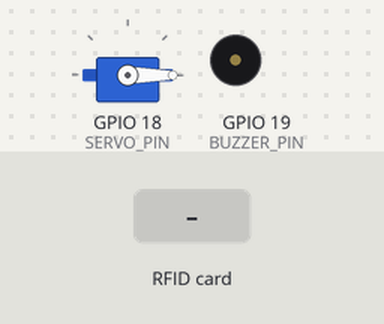
Recording of a sketch running on a simulated ESP32. Shown: servo, buzzer (waves = sounding). Inputs (shaded band) come from the test bench. WiFi joins after 1.5 s; servers stay silent unless stated; what the sketch prints to the serial monitor is not drawn.

Above: at 2.7 s.
2.8 s: RFID card 92 1A 56 CD held to the reader
At 2.98 s:
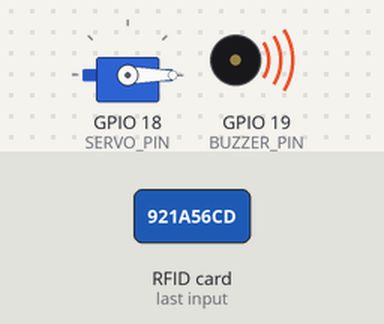
At 3.5 s:
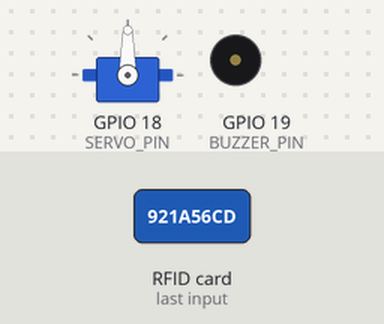
Timing chart, 0 to 9.6 s (numbered marks = the images above; inputs shaded):
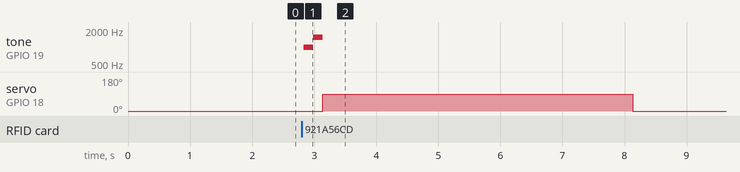

The sketch:

SmartDoorLock.ino
```cpp
// ----------------------------------------------------
// Smart Door Lock with RFID: ESP32 Code
// Microcontroller: ESP32/ESP8266
// ----------------------------------------------------

#include <WiFi.h>
#include <WebServer.h>
#include <SPI.h>
#include <MFRC522.h>
#include <ESP32Servo.h>

// --- Configuration ---
const char* ssid = "YOUR_WIFI_SSID";
const char* password = "YOUR_WIFI_PASSWORD";

// Pin Definitions
#define RST_PIN    22         // Reset Pin for RFID
#define SS_PIN     21         // Slave Select Pin for RFID (VSPI CS)
const int BUZZER_PIN = 19;    // Passive Buzzer pin
const int SERVO_PIN = 18;     // Servo motor pin

// Servo positions
const int LOCK_POS = 0;       // Angle for Locked state (e.g., 0 degrees)
const int UNLOCK_POS = 90;    // Angle for Unlocked state (e.g., 90 degrees)
const int UNLOCK_DURATION = 5000; // Duration the door stays unlocked (in ms)

// Authorized UID List (Example: Add your own card UIDs here)
// Format: byte uidList[][4] = { {UID1_B1, UID1_B2, UID1_B3, UID1_B4}, {UID2_B1, ...} };
// Use the Serial Monitor to find your tag's UID.
byte authorizedUids[][4] = {
  {0x92, 0x1A, 0x56, 0xCD}, // Example Tag 1
  {0xAB, 0xCD, 0xEF, 0x12}  // Example Tag 2
};
const int NUM_AUTHORIZED_TAGS = sizeof(authorizedUids) / sizeof(authorizedUids[0]);

// Access Log variables
#define LOG_SIZE 5
String accessLog[LOG_SIZE];
int logIndex = 0;

// Hardware Objects
MFRC522 mfrc522(SS_PIN, RST_PIN);  // Create MFRC522 instance
Servo lockServo;                   // Create Servo object
WebServer server(80);

// --- Functions ---

/**
 * Checks if the scanned UID matches any authorized UIDs.
 */
bool isAuthorized(byte *uid) {
  for (int i = 0; i < NUM_AUTHORIZED_TAGS; i++) {
    if (memcmp(uid, authorizedUids[i], 4) == 0) {
      return true; // Match found
    }
  }
  return false; // No match
}

/**
 * Converts a 4-byte UID to a human-readable hex string.
 */
String uidToString(byte *uid) {
  String s = "";
  for (byte i = 0; i < 4; i++) {
    if (uid[i] < 0x10) {
      s += "0";
    }
    s += String(uid[i], HEX);
  }
  s.toUpperCase();
  return s;
}

/**
 * Adds an entry to the rolling access log.
 */
void addToLog(String entry) {
  // Move older logs down and insert new log at the top
  for (int i = LOG_SIZE - 1; i > 0; i--) {
    accessLog[i] = accessLog[i - 1];
  }
  accessLog[0] = entry;
}

/**
 * Actuator control functions
 */
void lockDoor() {
  lockServo.write(LOCK_POS);
  Serial.println("Door Locked.");
}

void unlockDoor() {
  lockServo.write(UNLOCK_POS);
  Serial.println("Door UNLOCKED.");
  delay(UNLOCK_DURATION);
  lockDoor(); // Re-lock after duration
}

void successTone() {
  tone(BUZZER_PIN, 1000, 150); // Short high beep
  delay(150);
  noTone(BUZZER_PIN);
  tone(BUZZER_PIN, 1500, 150); // Short higher beep
  delay(150);
  noTone(BUZZER_PIN);
}

void errorAlarm() {
  for (int i = 0; i < 3; i++) {
    tone(BUZZER_PIN, 500, 300); // Low, long beep
    delay(400);
    noTone(BUZZER_PIN);
  }
}

// --- Web Server Handler ---

String getPage() {
  String html = R"rawliteral(
<!DOCTYPE html>
<html>
<head>
<meta name="viewport" content="width=device-width, initial-scale=1">
<meta http-equiv="refresh" content="10">
<title>Smart Lock Monitor</title>
<style>
body { font-family: 'Verdana', sans-serif; background: #fafafa; margin: 0; padding: 20px;}
.container { max-width: 600px; margin: auto; background: #fff; padding: 30px; border-radius: 10px; box-shadow: 0 4px 12px rgba(0,0,0,0.1); }
h1 { color: #00796b; text-align: center; margin-bottom: 25px; }
.status-box { padding: 15px; border-radius: 8px; font-weight: bold; font-size: 1.2em; text-align: center; margin-bottom: 20px; }
.status-box.locked { background-color: #ffcdd2; color: #c62828; }
.status-box.unlocked { background-color: #c8e6c9; color: #2e7d32; }
.log-area { background: #f5f5f5; border: 1px solid #eee; padding: 15px; border-radius: 8px; }
.log-area h2 { color: #546e7a; font-size: 1.1em; margin-top: 0; border-bottom: 1px solid #cfd8dc; padding-bottom: 5px; }
.log-item { padding: 8px 0; border-bottom: 1px dotted #e0e0e0; font-size: 0.9em; }
.log-item:last-child { border-bottom: none; }
.log-item.granted { color: #2e7d32; font-weight: bold; }
.log-item.denied { color: #c62828; font-style: italic; }
.info { font-size: 0.8em; color: #757575; text-align: center; margin-top: 20px;}
</style>
</head>
<body>
<div class="container">
<h1>Smart Door Lock 🔐</h1>

<div class="status-box %s">
    Door State: %s
</div>

<div class="log-area">
    <h2>Recent Access Log (Last %d Attempts)</h2>
    %s
</div>

<div class="info">
    Current Authorized Tags: %d
</div>
</div>
</body>
</html>
)rawliteral";

  // Determine lock status for display
  int currentPos = lockServo.read();
  String lock_class = (currentPos == LOCK_POS) ? "locked" : "unlocked";
  String lock_text = (currentPos == LOCK_POS) ? "LOCKED" : "UNLOCKED";

  // Format the access log HTML
  String log_html = "";
  for (int i = 0; i < LOG_SIZE; i++) {
    if (accessLog[i].length() > 0) {
      String status_class = accessLog[i].indexOf("GRANTED") > 0 ? "granted" : "denied";
      log_html += "<div class='log-item " + status_class + "'>" + accessLog[i] + "</div>";
    }
  }

  // Format the final HTML content
  return String::format(
    html.c_str(),
    lock_class.c_str(),
    lock_text.c_str(),
    LOG_SIZE,
    log_html.c_str(),
    NUM_AUTHORIZED_TAGS
  );
}

// Handler for the root page ("/")
void handleRoot() {
  server.send(200, "text/html", getPage());
}

void setup() {
  Serial.begin(115200);

  // Pin setup
  pinMode(BUZZER_PIN, OUTPUT);

  // Servo setup
  lockServo.attach(SERVO_PIN);
  lockDoor(); // Start in locked state

  // RFID setup
  SPI.begin();       // Initialize SPI bus
  mfrc522.PCD_Init(); // Initialize MFRC522

  // --- WiFi Connection ---
  WiFi.begin(ssid, password);
  while (WiFi.status() != WL_CONNECTED) {
    delay(500);
    Serial.print(".");
  }
  Serial.println("\nWiFi connected.");
  Serial.print("IP Address: ");
  Serial.println(WiFi.localIP());

  // --- Web Server Initialization ---
  server.on("/", HTTP_GET, handleRoot);
  server.begin();
  Serial.println("HTTP Server started.");
}

void loop() {
  server.handleClient(); // Handle incoming web requests

  // Check if a new tag is present
  if (mfrc522.PICC_IsNewCardPresent() && mfrc522.PICC_ReadCardSerial()) {

    // Get the UID of the tag
    byte *uid = mfrc522.uid.uidByte;
    String uidString = uidToString(uid);
    String logEntry = "";

    // Check authorization
    if (isAuthorized(uid)) {
      logEntry = "Access GRANTED for UID: " + uidString;
      Serial.println(logEntry);
      addToLog(logEntry);
      successTone();
      unlockDoor(); // Unlocks and re-locks after duration
    } else {
      logEntry = "Access DENIED for UID: " + uidString;
      Serial.println(logEntry);
      addToLog(logEntry);
      errorAlarm();
    }

    // Halt reading (prevents continuous re-reading)
    mfrc522.PICC_HaltA();
  }

  delay(50);
}
```

Measured:
- after the input at 2.8 s, tone on GPIO 19 (BUZZER_PIN): silent → 1000 Hz at once, → 1500 Hz 0.15 s later, → silent 0.15 s later; servo on GPIO 18 (SERVO_PIN): 0° → 90° after 0.34 s, → 0° 5.0 s later
